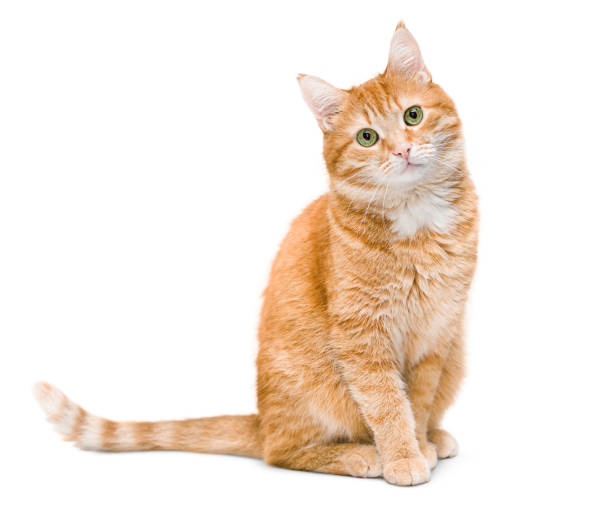
#> input picture LA_HW4/cat.jpg, 612 x 531 px
$ jupyter execute HW4_112060002.ipynb
#> lines starting #> are read from the running program, lines starting #| are printed output that depends on the picture; long printed decimals are rounded
# Linear Algebra Homework Assignment 4

Please finish all TODOS in this ipynb file

[cell 1]
import imageio.v2 as imageio
import matplotlib.pyplot as plt
import numpy as np

[cell 2]
# Function that help convert the image to gray scale
def rgb2gray(rgb):
    return np.dot(rgb[...,:3], [0.299, 0.587, 0.114])

[cell 3]
def compress_image_by_svd(image: np.ndarray, rank: int) -> np.ndarray:
    # [TODO] Compress the image by SVD, return the compressed image and the singular values.
    # Notice that the type of compressed image should be np.uint8
    # Hint: You can use some function provided in numpy to finish
    # I used copilot to help me with this function
    U, S, Vt = np.linalg.svd(image, full_matrices=False)
    S = np.diag(S[:rank])
    U = U[:, :rank]
    Vt = Vt[:rank, :]
    compressed_image = np.dot(U, np.dot(S, Vt))
    compressed_image = np.clip(compressed_image, 0, 255)
    compressed_image = np.uint8(compressed_image)
    return compressed_image, S

def compression_ratio(height, width, rank):
    # [TODO] Implement this function, please follow the formula given in the homework assignment pdf file
    p = (width * rank + rank + height * rank) / (width * height)
    return p

def average_relative_difference(original_image: np.ndarray, compressed_image: np.ndarray, epsilon=1e-8) -> float:
    # [TODO] Implement this function, please follow the formula given in the homework assignment pdf file
    # Notice that epsilon (ϵ) should be used to avoid division by zero
    episilon = 1e-8
    diff = 0
    m = original_image.shape[0]
    n = original_image.shape[1]
    for i in range(m):
        for j in range(n):
            diff += abs(original_image[i][j] - compressed_image[i][j]) / (original_image[i][j] + epsilon)
    diff = diff / (m * n)
    return diff

[cell 4]
plt.figure(figsize=(8, 10))

# Read the image and convert it to gray scale
file_name = 'cat.jpg'
original_image = rgb2gray(imageio.imread(file_name))
#> in rgb2gray, `return np.dot(rgb[...,:3], [0.299, 0.587, 0.114])`:
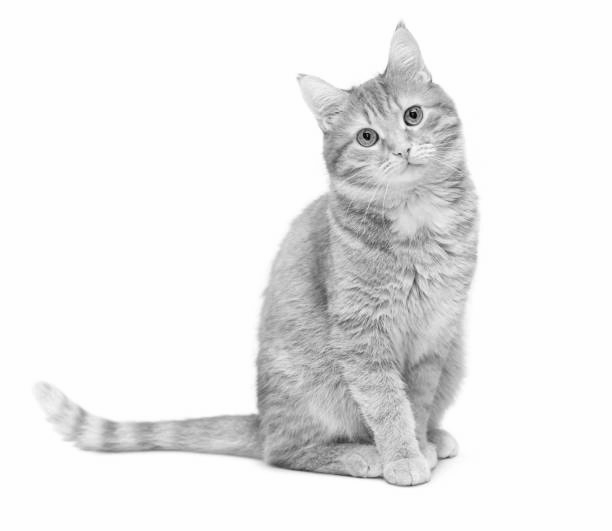
#> returned value: shape (531, 612) float64; min 1.77, max 255, mean 236.7
height, width = np.shape(original_image)
#> height = 531; width = 612
print("The size of the image is: {} x {}".format(height, width))
#| The size of the image is: 531 x 612

# Display the original image
f1 = plt.subplot(221)
f1.set_title("(a) Original picture ({}x{})".format(height, width))
plt.imshow(original_image, cmap="gray")

# Perform compresion by SVD
rank = 3
compressed_image, image_singular_values = compress_image_by_svd(original_image, rank)
#> in compress_image_by_svd, `U, S, Vt = np.linalg.svd(image, full_matrices=False)`:
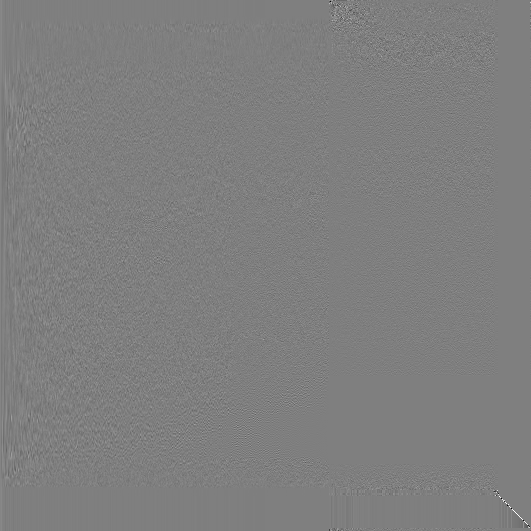
#> U: shape (531, 531) float64; min -0.978, max 0.983, mean 7.81e-05; drawn with min black and max white
#> in compress_image_by_svd, `U, S, Vt = np.linalg.svd(image, full_matrices=False)`:
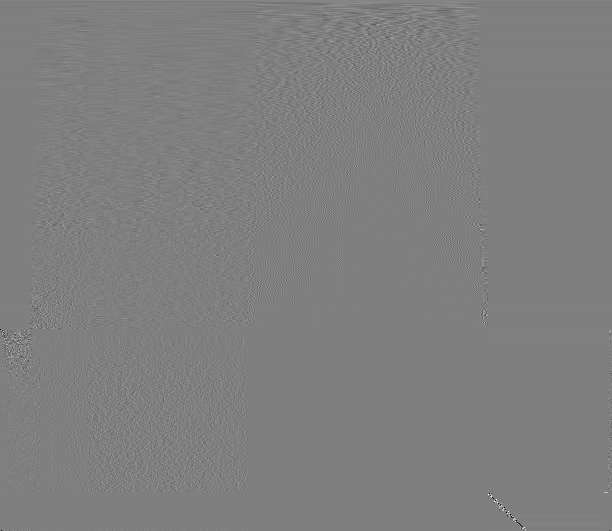
#> Vt: shape (531, 612) float64; min -0.995, max 0.993, mean 8.42e-05; drawn with min black and max white
#> in compress_image_by_svd, `U, S, Vt = np.linalg.svd(image, full_matrices=False)`: S = 531 values, max 135693 at index 0, min 1.08e-11 at index 530, mean 402.4
#> in compress_image_by_svd, `S = np.diag(S[:rank])`: S = [[135693, 0, 0], [0, 7987, 0], [0, 0, 5668.1]]
#> in compress_image_by_svd, `U = U[:, :rank]`: U = 531 rows, first 8: [0.0463, 0.0718, 0.0183], [0.0463, 0.0718, 0.0183], [0.0463, 0.0718, 0.0183], [0.0463, 0.0718, 0.0183], [0.0463, 0.0718, 0.0183], [0.0463, 0.0718, 0.0183], [0.0463, 0.0718, 0.0183], [0.0463, 0.0718, 0.0183]
#> in compress_image_by_svd, `compressed_image = np.dot(U, np.dot(S, Vt))`:
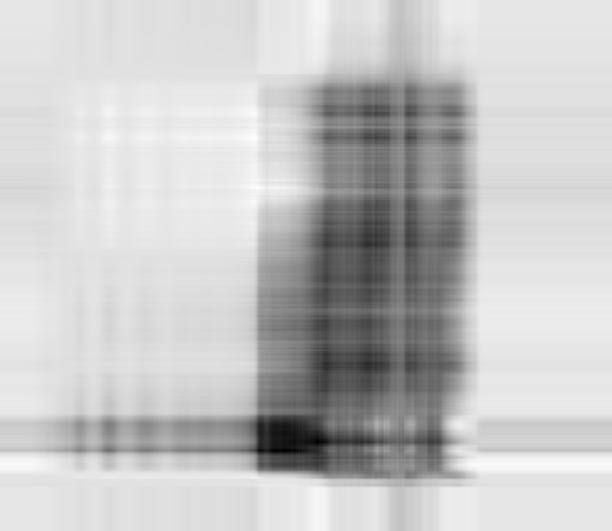
#> compressed_image: shape (531, 612) float64; min 113.6, max 272.7, mean 236.7; drawn with min black and max white
#> in compress_image_by_svd, `compressed_image = np.clip(compressed_image, 0, 255)`:
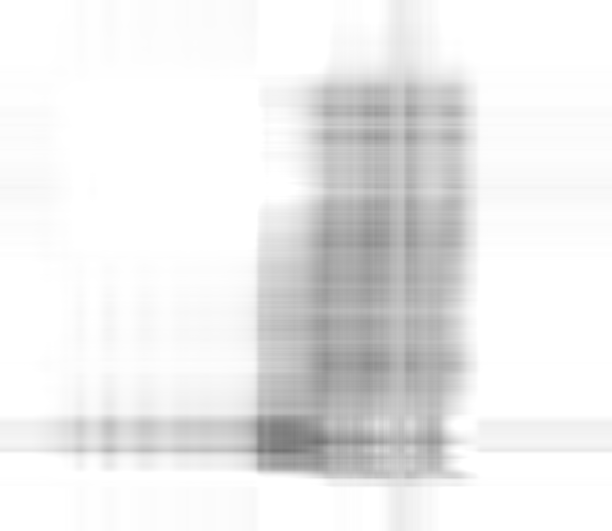
#> compressed_image: shape (531, 612) float64; min 113.6, max 255, mean 235.5
#> image_singular_values = [[135693, 0, 0], [0, 7987, 0], [0, 0, 5668.1]]
#save the compressed image
imageio.imwrite(f'compressed_{file_name}', compressed_image)
# Display the compressed image
f2 = plt.subplot(222)
f2.set_title("(b) Compressed with $k$={}".format(rank))
plt.imshow(compressed_image, cmap="gray")
print("Compression ratio is: {:.6f}".format(compression_ratio(height, width, rank)))
#| Compression ratio is: 0.01056

# Display the difference between the original image and the compressed image
f3 = plt.subplot(223)
f3.set_title("(c) Difference between (a) and (b)")
plt.imshow(original_image-compressed_image, cmap="gray", vmin=-255, vmax=255)

# Compute the average relative difference between the original image and the compressed image
print("Average relative difference is: {:.6f}".format(average_relative_difference(original_image, compressed_image)))
#> after the loop in average_relative_difference, `for i in range(m):`: diff = 14953.2
#> in average_relative_difference, `diff = diff / (m * n)`: diff = 0.046
#| Average relative difference is: 0.04601

# Display the singular values
f4 = plt.subplot(224)
f4.set_title("(d) Singular values of $A$.")
plt.plot(range(len(image_singular_values)), image_singular_values)
#also plot the compresion ratio and relative difference
plt.text(0, -0.1, "Compression ratio: {:.6f}".format(compression_ratio(height, width, rank)), transform=f4.transAxes)
plt.text(0, -0.2, "Average relative difference: {:.6f}".format(average_relative_difference(original_image, compressed_image)), transform=f4.transAxes)
#plt.savefig(f'result_{file_name}')
plt.show()
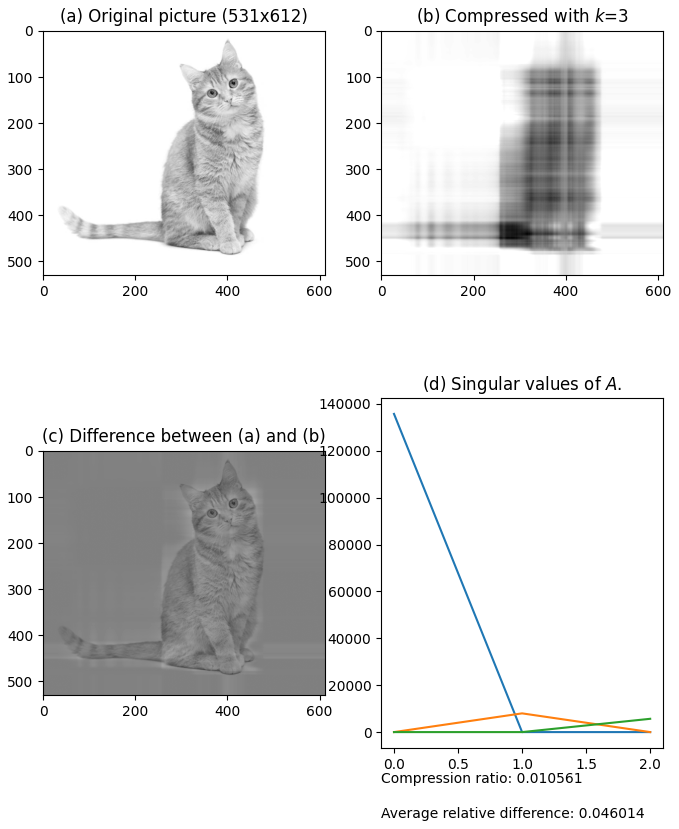
#> figure drawn by matplotlib, 4 panels
